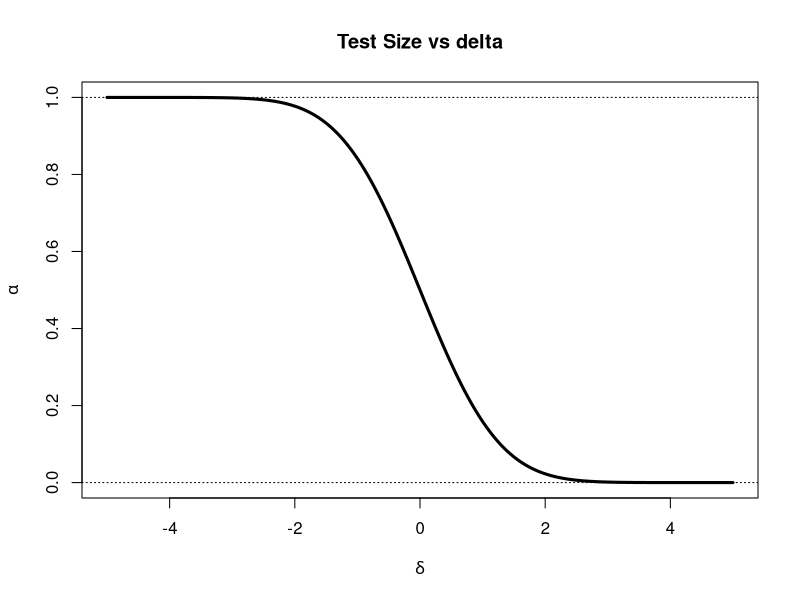
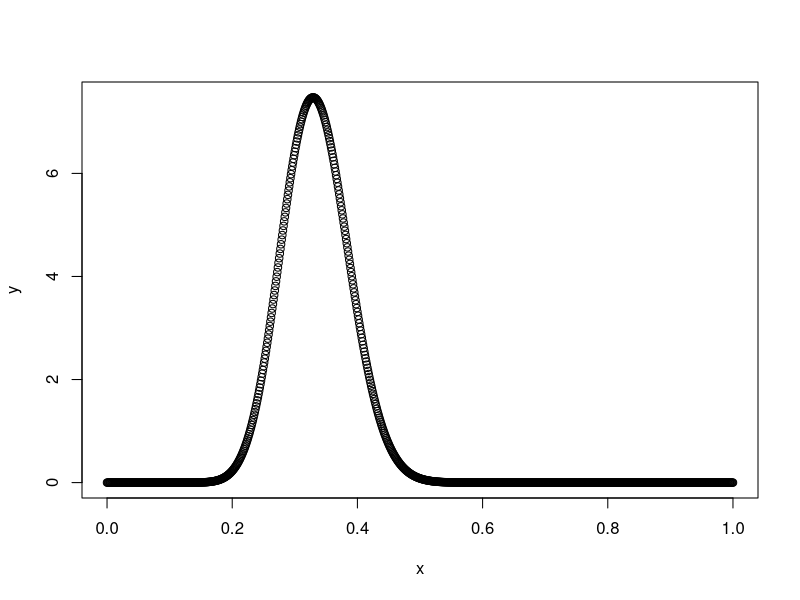
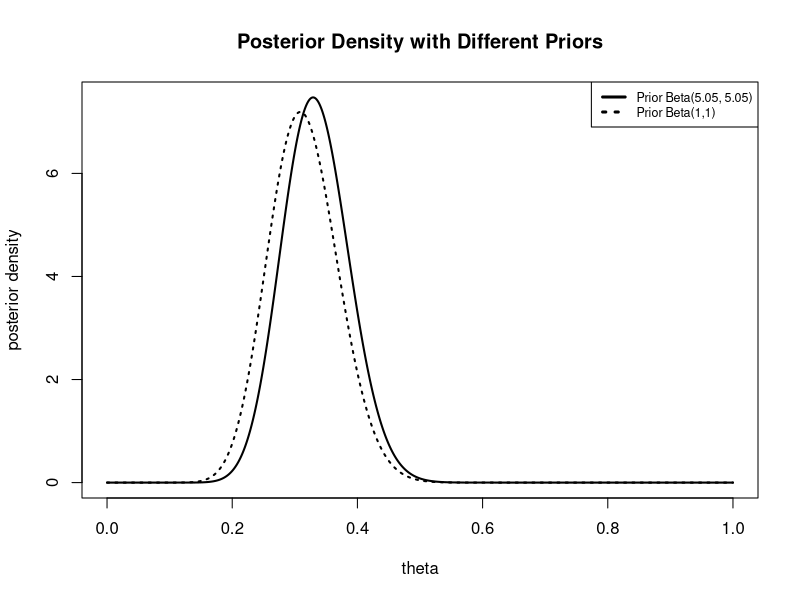
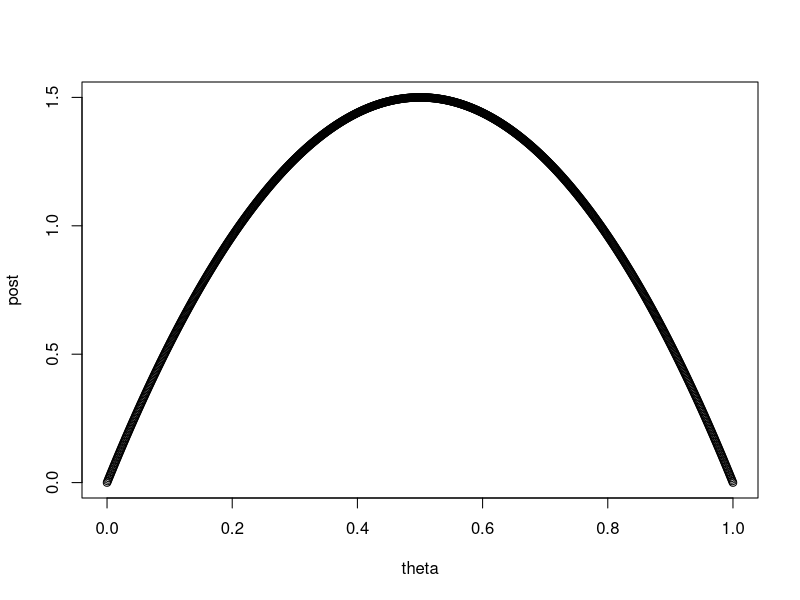
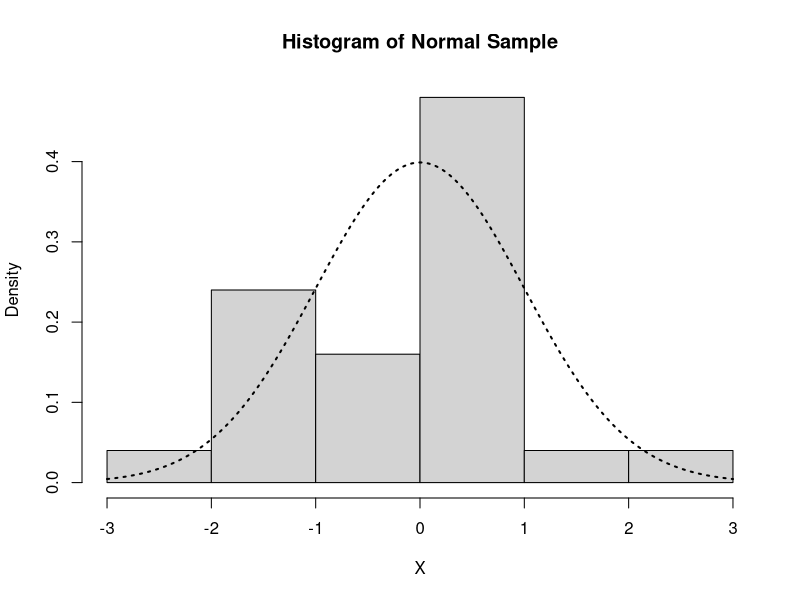
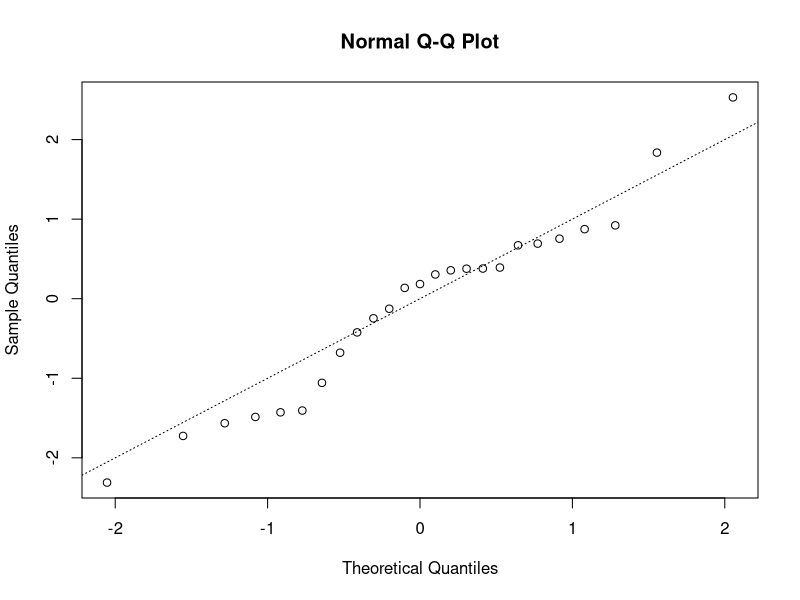
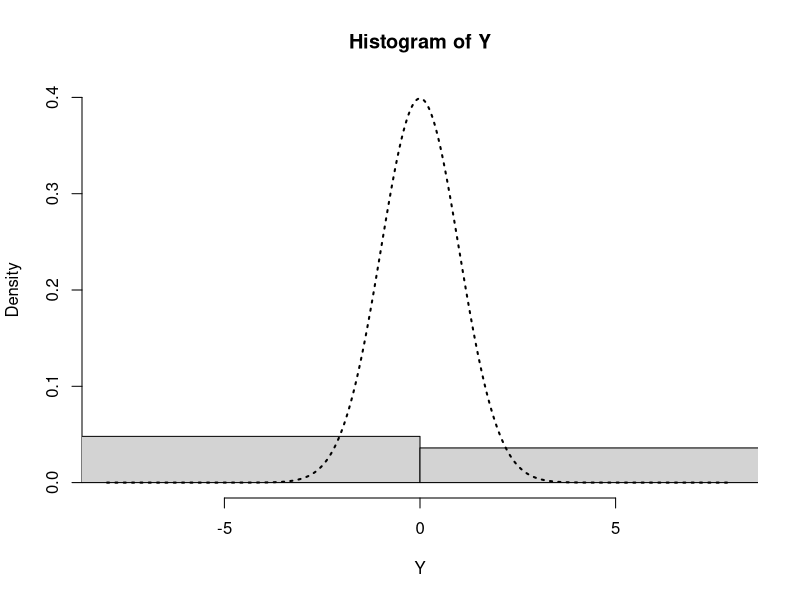
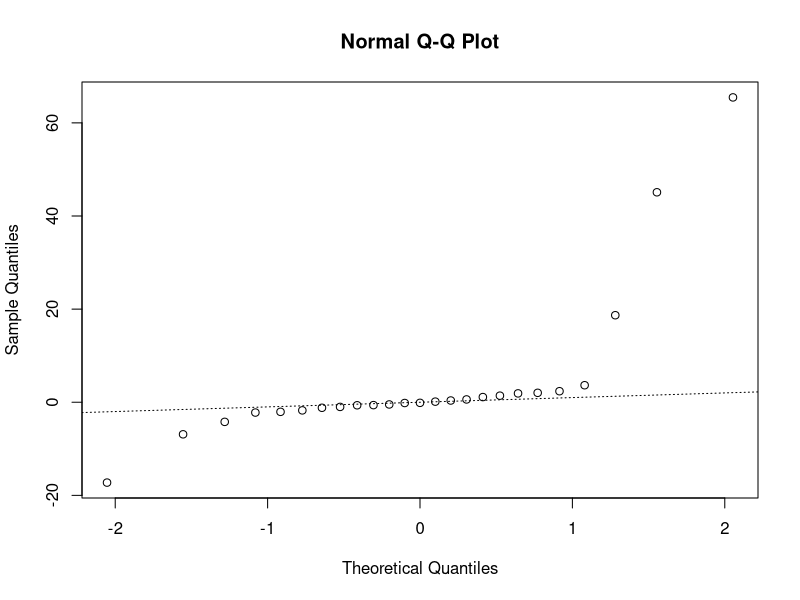

Write R code to recreate these figures, in order.
# question 1-b
n <- 1
sigma <- 1
tau0 <- 1
delta <- seq(-5, 5, by=0.01)
alpha <- 1 - pnorm(sigma * delta / (sqrt(n) * tau0^2))

plot(x=delta, y=alpha, type='l', lwd=3, xlab=expression(delta), ylab=expression(alpha),
     main='Test Size vs delta')
abline(h=c(0, 1), lty=3)

# question 2-c
x <- seq(0,1, 0.001)
y <- dbeta(x, 469/18, 937/18)
plot(x,y)

upper <- qbeta(0.975, 469/18, 937/18)
lower <- qbeta(0.025, 469/18, 937/18)

# question 3
theta <- seq(0, 1, 0.001)
post1 <- dbeta(theta, 469/18, 937/18)
post2 <- dbeta(theta, 22, 48)

plot(x=theta, y=post1, type='l', lwd=2, xlab='theta', ylab='posterior density', 
     main='Posterior Density with Different Priors')
lines(x=theta, y=post2, lty=3, lwd=2)
legend('topright', legend=c('Prior Beta(5.05, 5.05)', 'Prior Beta(1,1)'), 
       lty=c(1,3), lwd=3, cex=0.75)

upper <- qbeta(0.975, 22, 48)
lower <- qbeta(0.025, 22, 48)

# question 4
post <- dbeta(theta, 2,2)
plot(theta, post)

# question 5-a
norm_sp <- rnorm(n=25)
base_value <- seq(-3, 3, 0.01) 
density_value <- dnorm(base_value)

hist(norm_sp, xlim=c(-3, 3), probability=T, xlab='X', ylab='Density',
     main='Histogram of Normal Sample')
lines(base_value, density_value, lty=3, lwd=2)

qqnorm(norm_sp)
abline(a=0, b=1, lty=3)

# question 5-b
Z <- rnorm(n=25)
U <- runif(n=25)
Y <- Z/U
base_value <- seq(-8, 8, 0.01) 
density_value <- dnorm(base_value)

hist(Y, probability=T, xlim=c(-8, 8), ylim=c(0, 0.4))
lines(base_value, density_value, lty=3, lwd=2)

qqnorm(Y)
abline(a=0, b=1, lty=3)

